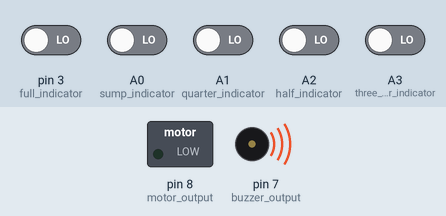
Simulated run of this sketch. Board: Arduino Uno, built with avr-gcc and run on an emulated ATmega328P. Shown: switched loads named in the sketch (green lamp = pin HIGH), buzzer (waves = sounding, pin HIGH). Inputs (shaded band) come from the test bench; at power-on: A0 (sump_indicator), A1 (quarter_indicator), A2 (half_indicator), A3 (three_quarter_indicator), pin 3 (full_indicator) LOW.

Above: at 2.0 s.
2.1 s: A0 (sump_indicator) driven HIGH
At 2.8 s:
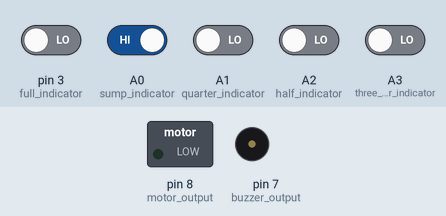
3.8 s: pin 3 (full_indicator) driven HIGH
At 4.2 s:
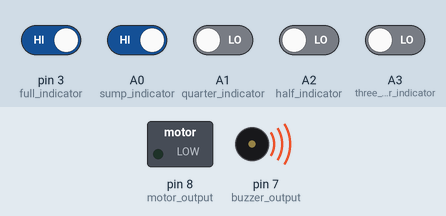
7.1 s: pin 3 (full_indicator) driven LOW
At 7.7 s:
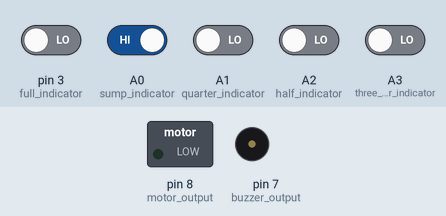
8.9 s: A0 (sump_indicator) driven LOW
At 9.3 s:
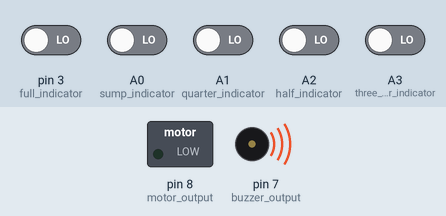
Timing chart, 0 to 13.2 s (numbered marks = the images above; inputs shaded):
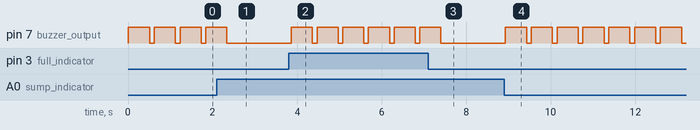

The sketch:

water_level_test_.ino
```cpp
#include <Wire.h>
#include <LiquidCrystal_I2C.h>
LiquidCrystal_I2C lcd(0x38,16,2);

// Water level indicator
int sump_indicator=A0;
int quarter_indicator=A1;
int half_indicator=A2;
int three_quarter_indicator=A3;
int full_indicator=3;

// Device output indicator
int motor_output=8;
int buzzer_output=7;

// Sump tank status
int sump_is_full;

// Water tank status
int is_quarter;
int is_half;
int is_three_quarter;
int is_full;

// Status flag indicator
int motor_current_status;
int buzzer_status=0;
int motor_update_status=0;
int sump_not_full=0;      // this variable could be deleted


void setup()
{
  //lcd.init();
  lcd.backlight();

  pinMode(sump_indicator,INPUT);
  pinMode(quarter_indicator,INPUT);
  pinMode(half_indicator,INPUT);
  pinMode(three_quarter_indicator,INPUT);
  pinMode(full_indicator,INPUT);

  pinMode(motor_output,OUTPUT);
  pinMode(buzzer_output,OUTPUT);
  digitalWrite(buzzer_output,LOW);
}

void loop()
{

  motor_current_status=digitalRead(motor_output);

  sump_is_full=digitalRead(sump_indicator);
  is_quarter=digitalRead(quarter_indicator);
  is_half=digitalRead(half_indicator);
  is_three_quarter=digitalRead(three_quarter_indicator);
  is_full=digitalRead(full_indicator);

  lcd.clear();

  if(is_full== 1 && is_three_quarter == 1 && is_half == 1 && is_quarter == 1) {
    lcd.setCursor(0,0);
    lcd.print(char(219));
    lcd.print(char(219));
    lcd.print(char(219));
    lcd.print(char(219));
    lcd.setCursor(5,0);
    lcd.print("FULL");

    motor_update_status=0;
    buzzer_status=0;

  } else if(is_full == 0 && is_three_quarter == 1 && is_half == 1 && is_quarter == 1) {
    lcd.setCursor(0,0);
    lcd.print(char(219));
    lcd.print(char(219));
    lcd.print(char(219));
    lcd.print("_");
    lcd.setCursor(5,0);
    lcd.print("3/4th");

    buzzer_status=0;

  } else if(is_full == 0 && is_three_quarter == 0 && is_half == 1 && is_quarter == 1) {
    lcd.setCursor(0,0);
    lcd.print(char(219));
    lcd.print(char(219));
    lcd.print("_");
    lcd.print("_");
    lcd.setCursor(5,0);
    lcd.print("HALF");

    motor_update_status=1;
    buzzer_status=0;

  } else if(is_full == 0 && is_three_quarter == 0 && is_half == 0 && is_quarter == 1) {
    lcd.setCursor(0,0);
    lcd.print(char(219));
    lcd.print("_");
    lcd.print("_");
    lcd.print("_");
    lcd.setCursor(5,0);
    lcd.print("1/4th");

    buzzer_status=0;

  } else if(is_full == 0 && is_three_quarter == 0 && is_half == 0 && is_quarter == 0) {
    lcd.setCursor(0,0);
    lcd.print("_");
    lcd.print("_");
    lcd.print("_");
    lcd.print("_");
    lcd.setCursor(5,0);
    lcd.print("LOW");

    buzzer_status=0;

  } else {
    digitalWrite(motor_output,LOW);
    lcd.setCursor(0,0);
    lcd.print("ERROR!");
    buzzer_status=1;
  }


  // Display motor status
  if(motor_current_status==HIGH) {
    lcd.setCursor(0,1);
    lcd.print("Pump ON");
  } else {
    lcd.setCursor(0,1);
    lcd.print("Pump OFF");
  }


  if(sump_is_full==1 && motor_update_status==1) {
    digitalWrite(motor_output,HIGH);
  }
  if(sump_is_full==0) {
    digitalWrite(motor_output,LOW);
    lcd.setCursor(11,0);
    lcd.print("Low");
    lcd.setCursor(11,1);
    lcd.print("Sump");
    sump_not_full=1;
  }
  if(sump_is_full == 1) {
    sump_not_full=0;
  }

  if(motor_update_status == 0) {
    digitalWrite(motor_output,LOW);
  }

  if(buzzer_status == 1 || sump_not_full == 1) {
    digitalWrite(buzzer_output,HIGH);
    delay(500);
    digitalWrite(buzzer_output,LOW);
  } else {
    digitalWrite(buzzer_output,LOW);
  }
  delay(100);
  lcd.clear();
}
```

Measured:
- after the input at 2.1 s, pin 7 (buzzer_output): goes on until 2.3 s, then stays LOW
- after the input at 3.8 s, pin 7 (buzzer_output): alternates HIGH for 0.50 s and LOW for 0.11 s, starting after 0.06 s
- after the input at 7.1 s, pin 7 (buzzer_output): goes on until 7.4 s, then stays LOW
- after the input at 8.9 s, pin 7 (buzzer_output): alternates HIGH for 0.50 s and LOW for 0.11 s, starting at once
- by itself, pin 7 (buzzer_output): alternates HIGH for 0.50 s and LOW for 0.11 s
